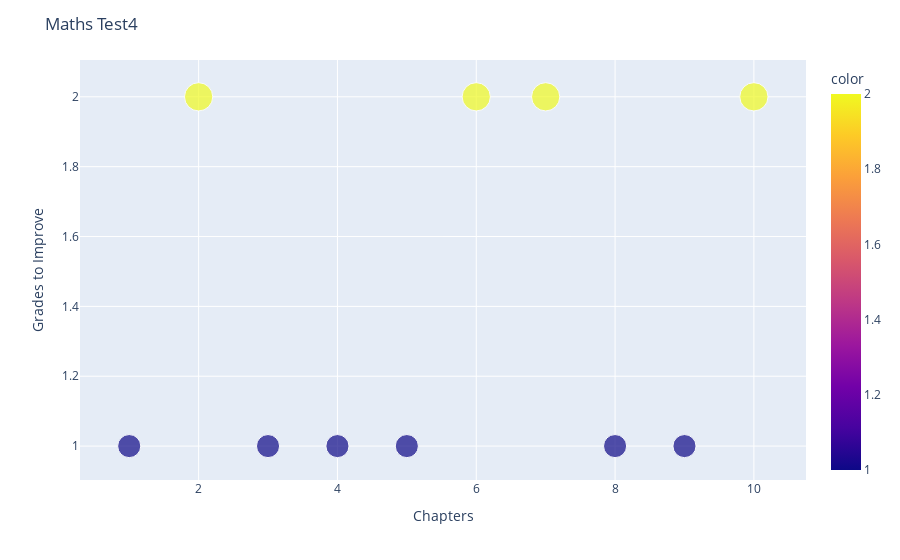

Write notebook code for a chart like this one.
### Markdown cell above
## Maths Test

### Code cell
#Assigning Maths dataframe to common dataframe
dump = maths

#Finding the total sum of elements on each row
sum=[]
s = 0

for i in range(0,10):
    for j in range(1,11):
        s+=int(dump.iloc[i,j])
    sum.append(s)
    s = 0
#sum

#Algorithm to find improvement of grade
obj = sort
obj.index.clear()
obj.grade.clear()
for m in range(0,10):
    obj.sorting(m)
    obj.increase(m)
    #print(obj.count)
    obj.increaselev(obj.count)
#     print("\n")
# print(obj.index)
# print("\n")
# print(obj.grade)

#Plotting the values as a scatter plot
df3 = pd.DataFrame(obj.index)
df4 = pd.DataFrame(obj.grade)
df4 = df4.set_index(ref['Tests'])
df3 = df3.set_index(ref['Tests'])
dlists(df3,df4,'Maths')

### Figure 1 — Plotly figure (JSON) as saved in the notebook; plotly's stock layout.template omitted (floating-point values rounded to 4 significant figures)
{"data": [{"hovertemplate": "<b>Chapter No</b>: %{x}<br><b>Grades to Improve</b>: %{y}<br>", "legendgroup": "", "marker": {"color": [2, 2, 2, 2, 1, 1, 1, 1, 1, 1], "coloraxis": "coloraxis", "size": [30, 30, 30, 30, 20, 20, 20, 20, 20, 20], "sizemode": "area", "sizeref": 0.075, "symbol": "circle"}, "mode": "markers", "name": "", "orientation": "v", "showlegend": false, "type": "scatter", "x": [6, 10, 7, 2, 9, 1, 8, 3, 4, 5], "xaxis": "x", "y": [2, 2, 2, 2, 1, 1, 1, 1, 1, 1], "yaxis": "y"}], "layout": {"coloraxis": {"colorbar": {"title": {"text": "color"}}, "colorscale": [[0, "#0d0887"], [0.1111, "#46039f"], [0.2222, "#7201a8"], [0.3333, "#9c179e"], [0.4444, "#bd3786"], [0.5556, "#d8576b"], [0.6667, "#ed7953"], [0.7778, "#fb9f3a"], [0.8889, "#fdca26"], [1, "#f0f921"]]}, "legend": {"itemsizing": "constant", "tracegroupgap": 0}, "margin": {"t": 60}, "title": {"text": "Maths Test4"}, "xaxis": {"anchor": "y", "domain": [0, 1], "title": {"text": "Chapters"}}, "yaxis": {"anchor": "x", "domain": [0, 1], "title": {"text": "Grades to Improve"}}}}
